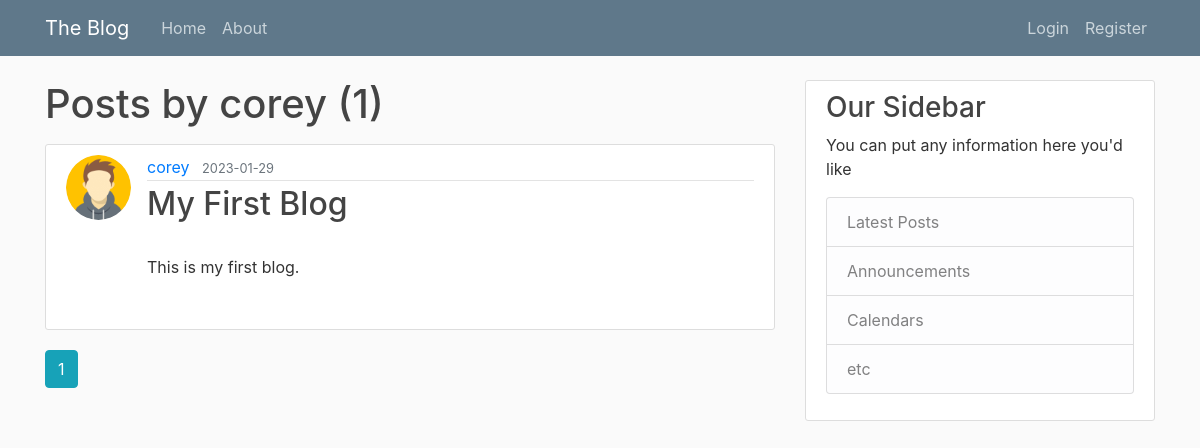
The page /user/corey on the database as committed earlier.
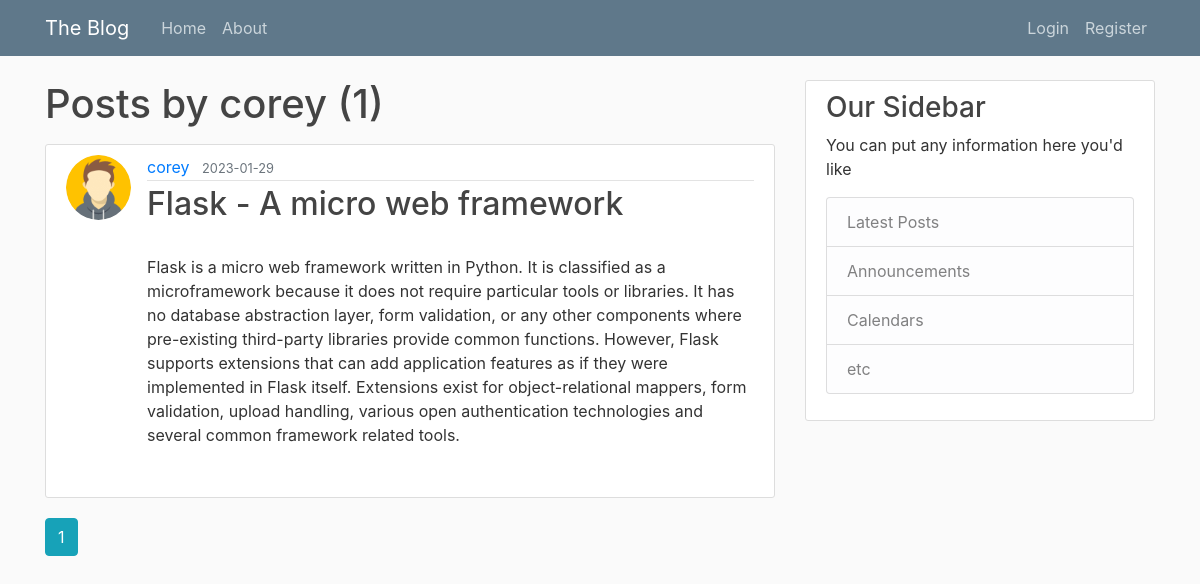
The same page on the database as committed later.
### blog/models.py (models this page shows, shortened)
class Post(db.Model):
    id = db.Column(db.Integer, primary_key=True)
    title = db.Column(db.String(100), nullable=False)
    date_posted = db.Column(db.DateTime, nullable = False, default = datetime.utcnow)
    content = db.Column(db.Text, nullable=False)
    user_id = db.Column(db.Integer, db.ForeignKey('user.id'), nullable=False)

class User(db.Model, UserMixin):
    id = db.Column(db.Integer, primary_key=True)
    username = db.Column(db.String(20), unique = True, nullable = False )
    email = db.Column(db.String(120), unique = True, nullable = False )
    image_file = db.Column(db.String(20), nullable=False, default='default.jpeg')
    password = db.Column(db.String(60), nullable = False)
    posts = db.relationship('Post', backref='author', lazy=True)

### blog/routes.py (the view)
@app.route("/user/<string:username>")
def user_posts(username):
    page = request.args.get('page', 1, type=int)
    user = User.query.filter_by(username=username).first_or_404()
    posts = Post.query.filter_by(author=user)\
        .order_by(Post.date_posted.desc())\
        .paginate(page = page, per_page=5)
    return  render_template('user_posts.html', posts=posts, user=user)

### blog/templates/user_posts.html (shortened to what this page needs)
{% extends "layout.html" %}
{% block content %}
    <h1 class="mb-3">Posts by {{user.username}} ({{posts.total}})</h1>
    {% for post in posts.items %}
        <article class="media content-section">
            <img src="{{ url_for('static', filename='profile_pics/'+ post.author.image_file) }}" alt="" class="rounded-circle article-img">
            <div class="media-body">
                <div class="article-metadata">
                    <a href="{{url_for('user_posts', username=post.author.username)}}" class="mr-2">
                        {{post.author.username}}
                    </a>
                    <small class="text-muted">
                        {{post.date_posted.strftime('%Y-%m-%d')}}
                    </small>
                </div>
                <h2><a href="{{ url_for('post', post_id=post.id) }}" class="article-title">
                    {{post.title}}
                </a></h2>
                <p class="article-content">
                    {{post.content}}
                </p>
            </div>
        </article>
    {% endfor %}
    {% for page_num in posts.iter_pages(left_edge=1, right_edge=1, left_current=1, right_current=2) %}
        {% if page_num %}
            {% if posts.page == page_num %}
                <a class="btn btn-info mb-4" href="{{url_for('user_posts', username=user.username, page=page_num)}}">{{page_num}}</a>
            {% else %}
                <a class="btn btn-outline-info mb-4" href="{{url_for('user_posts', username=user.username, page=page_num)}}">{{page_num}}</a>
            {% endif %}
        {% endif %}
    {% endfor %}
{% endblock content %}

Rows that differ between the two databases and show on the page:
changed Post "corey": title "My First Blog" → "Flask - A micro web framework"; content "This is my first blog." → "Flask is a micro web framework written in Python. It is classified as a microframework because it does not require particular tools or libraries. It has no database abstraction layer, form validation, or any other components where pre-existing third-party libraries provide common functions. However, Flask supports extensions that can add application features as if they were implemented in Flask itself. Extensions exist for object-relational mappers, form validation, upload handling, various open authentication technologies and several common framework related tools."
